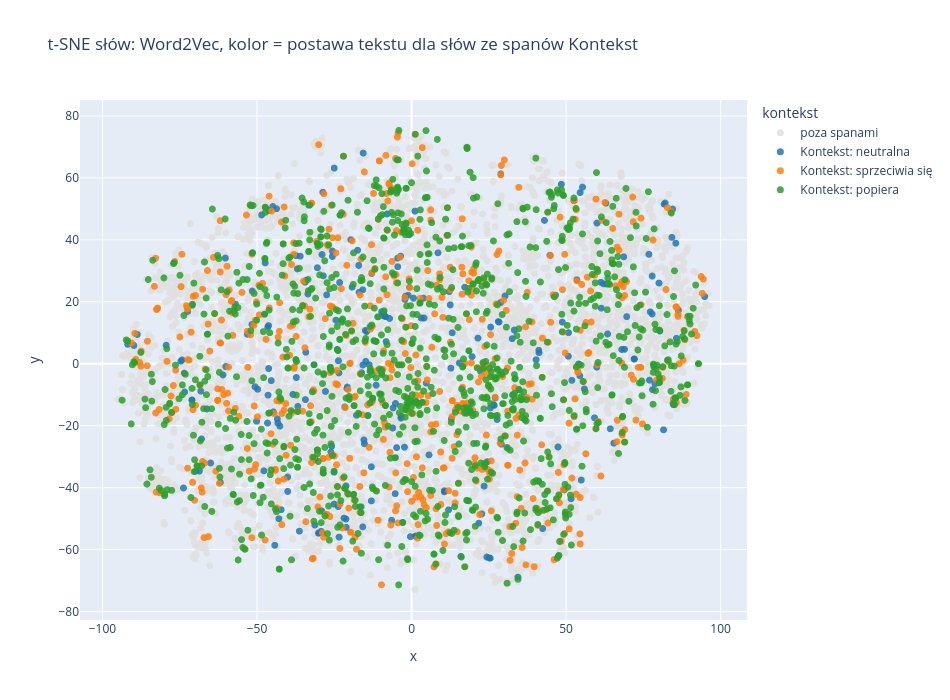
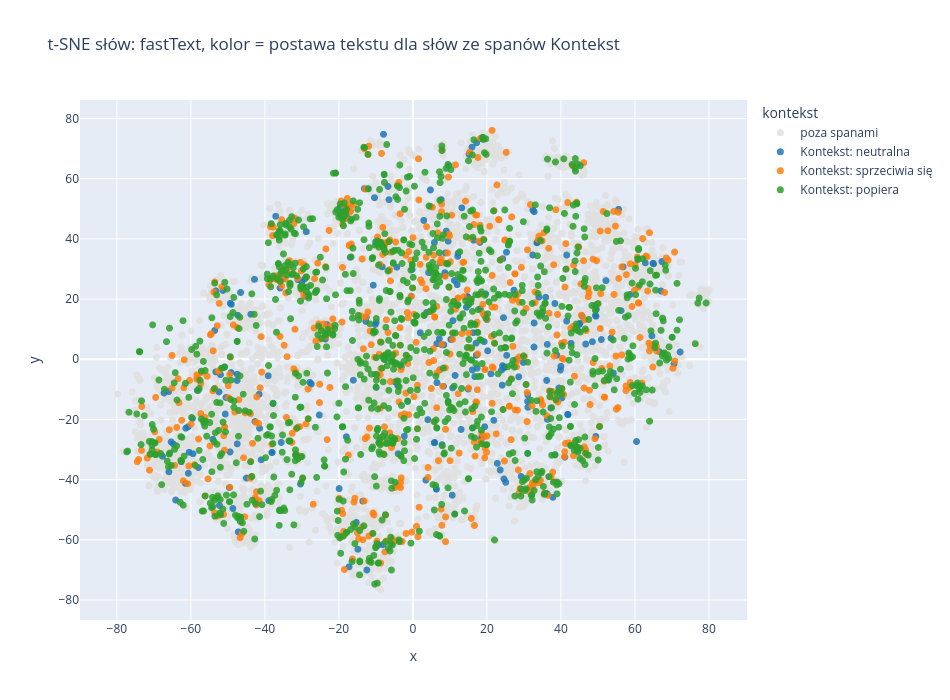

Source (notebook cell) for these figures, in order:
### Markdown cell above
### t-SNE: Kontekst (postawa)

### Code cell
KTX_COLORS = {"Kontekst: popiera": "#2ca02c", "Kontekst: sprzeciwia się": "#ff7f0e",
              "Kontekst: neutralna": "#1f77b4", "poza spanami": "#e0e0e0"}
for name, xy in word_xy.items():
    fig = px.scatter(vocab.assign(x=xy[:, 0], y=xy[:, 1], słowo=vocab.index), x="x", y="y", color="kontekst",
                     color_discrete_map=KTX_COLORS, category_orders={"kontekst": list(KTX_COLORS)[::-1]},
                     hover_name="słowo", hover_data={"count": True, "agresja": True, "x": False, "y": False},
                     title=f"t-SNE słów: {name}, kolor = postawa tekstu dla słów ze spanów Kontekst", width=950, height=700)
    fig.update_traces(marker=dict(size=7, opacity=0.85))
    fig.show()

### Figure 1 — Plotly figure (JSON) as saved in the notebook; plotly's stock layout.template omitted (floating-point values rounded to 4 significant figures; data arrays with more than 128 entries replaced by an {"elided": "..."} marker saying what was removed)
{"data": [{"customdata": {"elided": "6269x2 mixed values"}, "hovertemplate": "<b>%{hovertext}</b><br><br>kontekst=poza spanami<br>count=%{customdata[0]}<br>agresja=%{customdata[1]}<extra></extra>", "hovertext": {"elided": "6269 str values"}, "legendgroup": "poza spanami", "marker": {"color": "#e0e0e0", "opacity": 0.85, "size": 7, "symbol": "circle"}, "mode": "markers", "name": "poza spanami", "showlegend": true, "type": "scattergl", "x": {"elided": "6269 float values"}, "xaxis": "x", "y": {"elided": "6269 float values"}, "yaxis": "y"}, {"customdata": {"elided": "268x2 mixed values"}, "hovertemplate": "<b>%{hovertext}</b><br><br>kontekst=Kontekst: neutralna<br>count=%{customdata[0]}<br>agresja=%{customdata[1]}<extra></extra>", "hovertext": {"elided": "268 str values"}, "legendgroup": "Kontekst: neutralna", "marker": {"color": "#1f77b4", "opacity": 0.85, "size": 7, "symbol": "circle"}, "mode": "markers", "name": "Kontekst: neutralna", "showlegend": true, "type": "scattergl", "x": {"elided": "268 float values"}, "xaxis": "x", "y": {"elided": "268 float values"}, "yaxis": "y"}, {"customdata": {"elided": "589x2 mixed values"}, "hovertemplate": "<b>%{hovertext}</b><br><br>kontekst=Kontekst: sprzeciwia się<br>count=%{customdata[0]}<br>agresja=%{customdata[1]}<extra></extra>", "hovertext": {"elided": "589 str values"}, "legendgroup": "Kontekst: sprzeciwia się", "marker": {"color": "#ff7f0e", "opacity": 0.85, "size": 7, "symbol": "circle"}, "mode": "markers", "name": "Kontekst: sprzeciwia się", "showlegend": true, "type": "scattergl", "x": {"elided": "589 float values"}, "xaxis": "x", "y": {"elided": "589 float values"}, "yaxis": "y"}, {"customdata": {"elided": "1053x2 mixed values"}, "hovertemplate": "<b>%{hovertext}</b><br><br>kontekst=Kontekst: popiera<br>count=%{customdata[0]}<br>agresja=%{customdata[1]}<extra></extra>", "hovertext": {"elided": "1053 str values"}, "legendgroup": "Kontekst: popiera", "marker": {"color": "#2ca02c", "opacity": 0.85, "size": 7, "symbol": "circle"}, "mode": "markers", "name": "Kontekst: popiera", "showlegend": true, "type": "scattergl", "x": {"elided": "1053 float values"}, "xaxis": "x", "y": {"elided": "1053 float values"}, "yaxis": "y"}], "layout": {"height": 700, "legend": {"title": {"text": "kontekst"}, "tracegroupgap": 0}, "title": {"text": "t-SNE słów: Word2Vec, kolor = postawa tekstu dla słów ze spanów Kontekst"}, "width": 950, "xaxis": {"anchor": "y", "domain": [0.0, 1.0], "title": {"text": "x"}}, "yaxis": {"anchor": "x", "domain": [0.0, 1.0], "title": {"text": "y"}}}}

### Figure 2 — Plotly figure (JSON) as saved in the notebook; plotly's stock layout.template omitted (floating-point values rounded to 4 significant figures; data arrays with more than 128 entries replaced by an {"elided": "..."} marker saying what was removed)
{"data": [{"customdata": {"elided": "6269x2 mixed values"}, "hovertemplate": "<b>%{hovertext}</b><br><br>kontekst=poza spanami<br>count=%{customdata[0]}<br>agresja=%{customdata[1]}<extra></extra>", "hovertext": {"elided": "6269 str values"}, "legendgroup": "poza spanami", "marker": {"color": "#e0e0e0", "opacity": 0.85, "size": 7, "symbol": "circle"}, "mode": "markers", "name": "poza spanami", "showlegend": true, "type": "scattergl", "x": {"elided": "6269 float values"}, "xaxis": "x", "y": {"elided": "6269 float values"}, "yaxis": "y"}, {"customdata": {"elided": "268x2 mixed values"}, "hovertemplate": "<b>%{hovertext}</b><br><br>kontekst=Kontekst: neutralna<br>count=%{customdata[0]}<br>agresja=%{customdata[1]}<extra></extra>", "hovertext": {"elided": "268 str values"}, "legendgroup": "Kontekst: neutralna", "marker": {"color": "#1f77b4", "opacity": 0.85, "size": 7, "symbol": "circle"}, "mode": "markers", "name": "Kontekst: neutralna", "showlegend": true, "type": "scattergl", "x": {"elided": "268 float values"}, "xaxis": "x", "y": {"elided": "268 float values"}, "yaxis": "y"}, {"customdata": {"elided": "589x2 mixed values"}, "hovertemplate": "<b>%{hovertext}</b><br><br>kontekst=Kontekst: sprzeciwia się<br>count=%{customdata[0]}<br>agresja=%{customdata[1]}<extra></extra>", "hovertext": {"elided": "589 str values"}, "legendgroup": "Kontekst: sprzeciwia się", "marker": {"color": "#ff7f0e", "opacity": 0.85, "size": 7, "symbol": "circle"}, "mode": "markers", "name": "Kontekst: sprzeciwia się", "showlegend": true, "type": "scattergl", "x": {"elided": "589 float values"}, "xaxis": "x", "y": {"elided": "589 float values"}, "yaxis": "y"}, {"customdata": {"elided": "1053x2 mixed values"}, "hovertemplate": "<b>%{hovertext}</b><br><br>kontekst=Kontekst: popiera<br>count=%{customdata[0]}<br>agresja=%{customdata[1]}<extra></extra>", "hovertext": {"elided": "1053 str values"}, "legendgroup": "Kontekst: popiera", "marker": {"color": "#2ca02c", "opacity": 0.85, "size": 7, "symbol": "circle"}, "mode": "markers", "name": "Kontekst: popiera", "showlegend": true, "type": "scattergl", "x": {"elided": "1053 float values"}, "xaxis": "x", "y": {"elided": "1053 float values"}, "yaxis": "y"}], "layout": {"height": 700, "legend": {"title": {"text": "kontekst"}, "tracegroupgap": 0}, "title": {"text": "t-SNE słów: fastText, kolor = postawa tekstu dla słów ze spanów Kontekst"}, "width": 950, "xaxis": {"anchor": "y", "domain": [0.0, 1.0], "title": {"text": "x"}}, "yaxis": {"anchor": "x", "domain": [0.0, 1.0], "title": {"text": "y"}}}}
